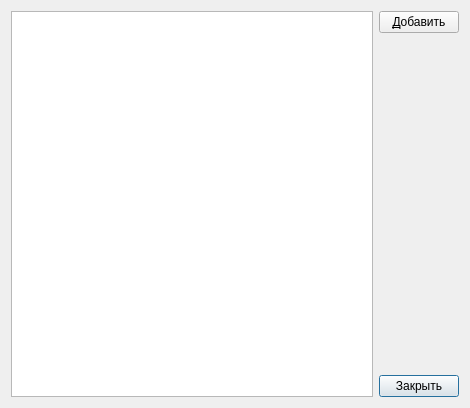
<?xml version="1.0" encoding="UTF-8"?>
<ui version="4.0">
 <class>AzsNetworkDialog</class>
 <widget class="QDialog" name="AzsNetworkDialog">
  <property name="geometry">
   <rect>
    <x>0</x>
    <y>0</y>
    <width>470</width>
    <height>408</height>
   </rect>
  </property>
  <property name="windowTitle">
   <string>Справочник сетей АЗС</string>
  </property>
  <layout class="QGridLayout" name="gridLayout">
   <item row="0" column="0">
    <widget class="QTableView" name="tableView">
     <property name="editTriggers">
      <set>QAbstractItemView::NoEditTriggers</set>
     </property>
     <property name="alternatingRowColors">
      <bool>true</bool>
     </property>
     <property name="selectionMode">
      <enum>QAbstractItemView::SingleSelection</enum>
     </property>
     <property name="selectionBehavior">
      <enum>QAbstractItemView::SelectRows</enum>
     </property>
    </widget>
   </item>
   <item row="0" column="1">
    <layout class="QVBoxLayout" name="verticalLayout">
     <item>
      <widget class="QPushButton" name="pushButtonAdd">
       <property name="toolTip">
        <string>Добавить сеть АЗС</string>
       </property>
       <property name="text">
        <string>&amp;Добавить</string>
       </property>
       <property name="icon">
        <iconset resource="../resourse.qrc">
         <normaloff>:/Images/add_plus_icon.png</normaloff>:/Images/add_plus_icon.png</iconset>
       </property>
       <property name="iconSize">
        <size>
         <width>24</width>
         <height>24</height>
        </size>
       </property>
       <property name="shortcut">
        <string>Ins</string>
       </property>
       <property name="autoDefault">
        <bool>false</bool>
       </property>
      </widget>
     </item>
     <item>
      <spacer name="verticalSpacer">
       <property name="orientation">
        <enum>Qt::Vertical</enum>
       </property>
       <property name="sizeHint" stdset="0">
        <size>
         <width>20</width>
         <height>40</height>
        </size>
       </property>
      </spacer>
     </item>
     <item>
      <widget class="QPushButton" name="pushButtonClose">
       <property name="text">
        <string>Закрыть</string>
       </property>
       <property name="icon">
        <iconset resource="../resourse.qrc">
         <normaloff>:/Images/exit_stock_icon.png</normaloff>:/Images/exit_stock_icon.png</iconset>
       </property>
       <property name="iconSize">
        <size>
         <width>24</width>
         <height>24</height>
        </size>
       </property>
       <property name="default">
        <bool>true</bool>
       </property>
       <property name="flat">
        <bool>false</bool>
       </property>
      </widget>
     </item>
    </layout>
   </item>
  </layout>
 </widget>
 <resources>
  <include location="../resourse.qrc"/>
 </resources>
 <connections/>
</ui>
